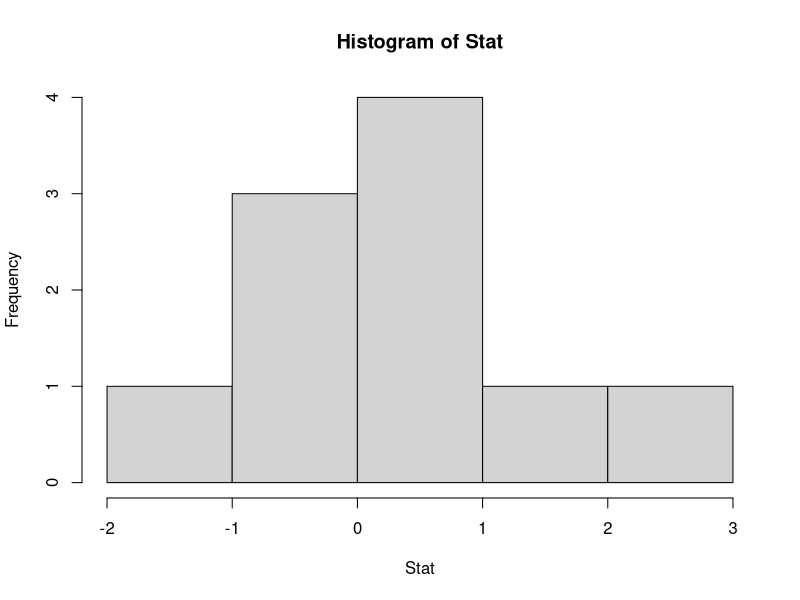
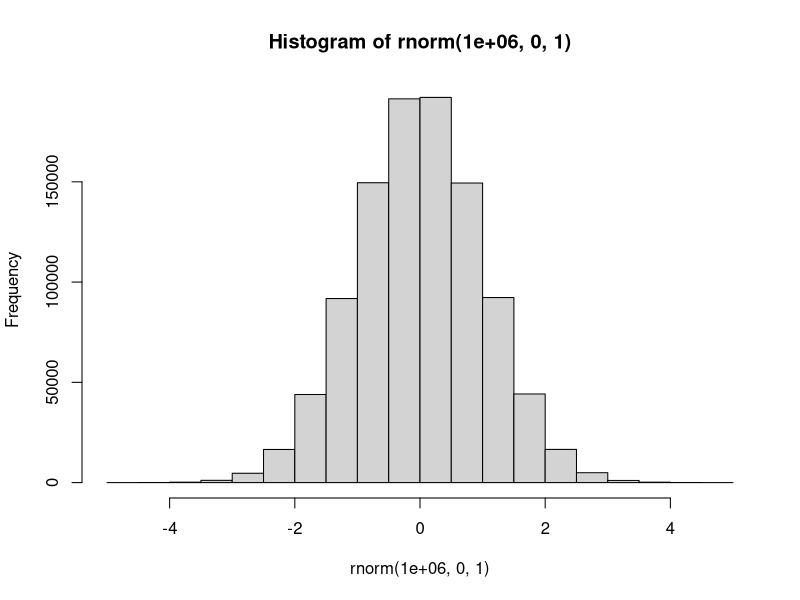
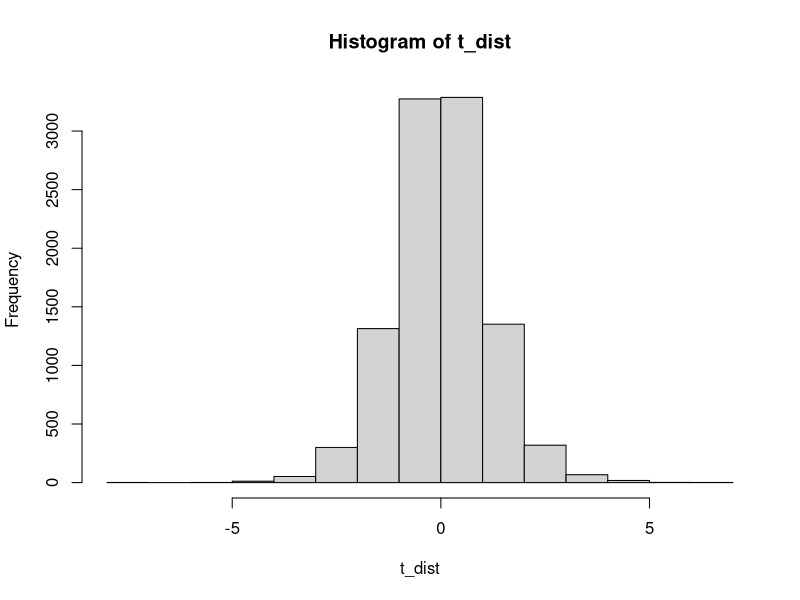
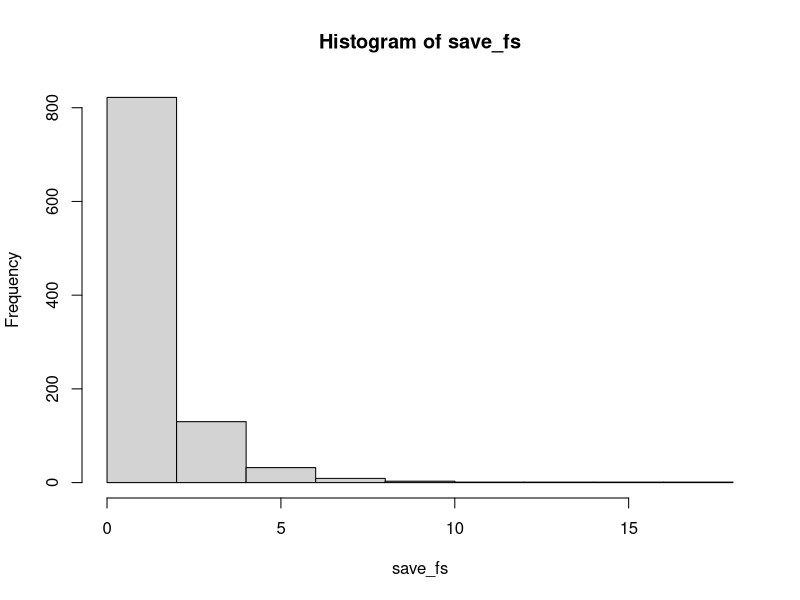

Generate these figures, in order, with R:
## ---- chunk 1
knitr::opts_chunk$set(message=FALSE,warning=FALSE, cache=TRUE)
## ---- chunk 2
Stat<-rnorm(10,0,1)
hist(Stat)

# More normal
hist(rnorm(1000000,0,1))


#Replicate
replicate(100,rnorm(10,0,1))
## ---- chunk 3

#get sample mean
mean(Stat)

#Use a for loop
savemeans<-c()
for(i in 1:1000){
  savemeans[i]<-mean(rnorm(10,0,1))

}

null <- replicate(10000,mean(rnorm(10,0,1)-mean(rnorm(10,0,1))))                
## ---- chunk 4

Crit_val<- sort(null)
Crit_val[9500]

#nondirectional
Absolute_cv <- sort(abs(null))
Absolute_cv[9500]
## ---- chunk 5
t_dist <- replicate(10000,t.test(rnorm(10,0,1))$statistic)

hist(t_dist)

length(t_dist[t_dist<.5])/10000
length(t_dist[t_dist<1])/10000
length(t_dist[t_dist<1.5])/10000
length(t_dist[t_dist<2])/10000
length(t_dist[t_dist<2.5])/10000


#With a loop
ts <- c(.5,1,1.5,2,2.5)
sim_t <- c()
for(i in ts){
  sim_t <- c(sim_t,length(t_dist[t_dist >= i])/10000)
}
  
sim_t-(1-pt(ts,9))
## ---- chunk 6
null <- replicate(10000,cor(rnorm(10,0,1),rnorm(10,0,1)))
sorted_null <- sort(abs(null))
sorted_null[9500]
null <- replicate(10000,cor(rnorm(100,0,1),rnorm(100,0,1)))
sorted_null <- sort(abs(null))
sorted_null[9500]

run_anova<-function(){
  A<-rnorm(4,0,1)
  B<-rnorm(4,0,1)
  C<-rnorm(4,0,1)
  
  
con<-rep(c("A","B","C"),each=4)
DV<-c(A,B,C)
df<-data.frame(con,DV)
sum_out<-summary(aov(DV~con,df))
return(sum_out[[1]]$`F value`[1])

}

save_fs<-replicate(1000,run_anova())
hist(save_fs)

sort(save_fs)[9500]

qf(.95,2,9)

